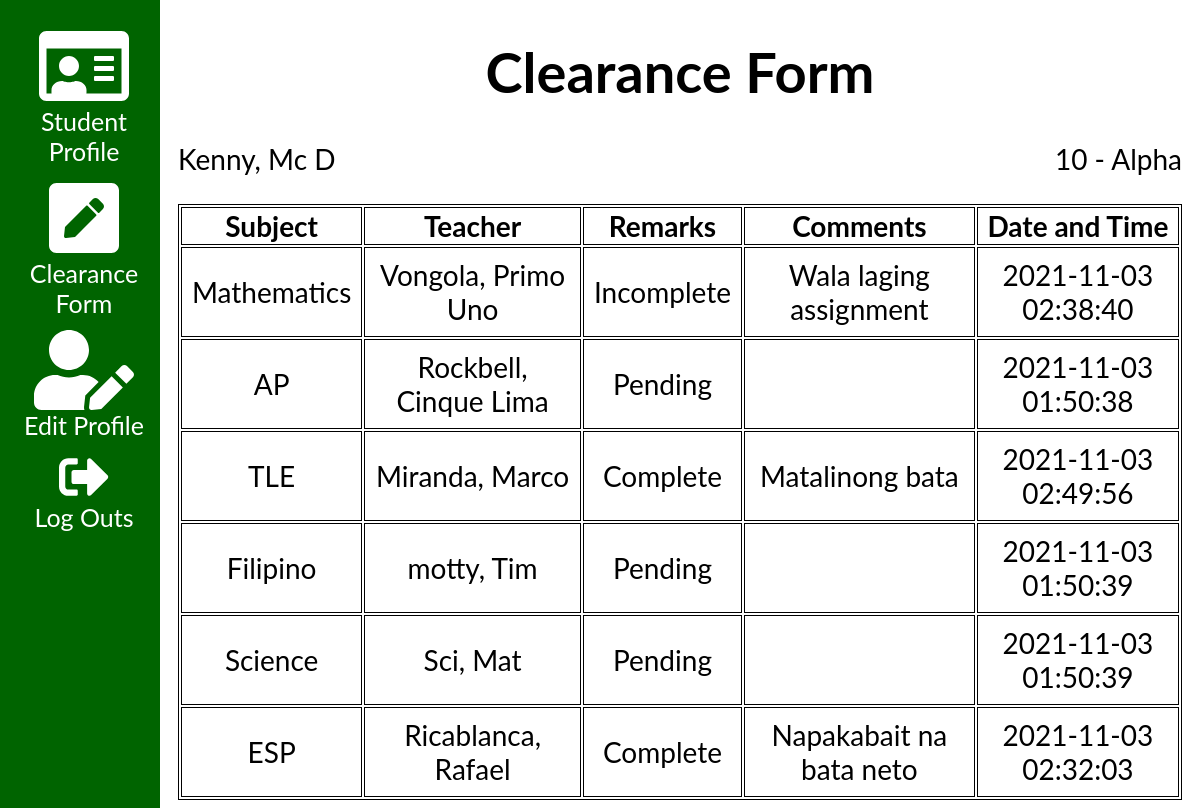
/studentclearance.php (signed in), run on the app's committed database.
### tables this page shows
CREATE TABLE `student` (
  `student_id` int(11) NOT NULL,
  `first_name` varchar(50) NOT NULL,
  `middle_name` varchar(50) DEFAULT NULL,
  `last_name` varchar(50) NOT NULL,
  `grade` int(2) NOT NULL,
  `section_id` int(11) NOT NULL,
  `lrn` bigint(15) NOT NULL,
  `gender` enum('Male','Female') NOT NULL,
  `contact_number` bigint(15) NOT NULL,
  `birthday` date NOT NULL,
  `address` varchar(50) NOT NULL,
  `username` varchar(50) NOT NULL,
  `password` varchar(50) NOT NULL,
  `status` enum('Pending','Verified') NOT NULL
);

CREATE TABLE `section` (
  `section_id` int(11) NOT NULL,
  `section_name` varchar(50) NOT NULL
);

### studentclearance.php (the view, shortened to what this page needs)
<?php
$conn = connect();
$current_id = $_SESSION['student_id'];
$profilesql = "SELECT * FROM student a
JOIN section b ON b.section_id = a.section_id
WHERE a.student_id = $current_id";
    $profilequery = mysqli_query($conn, $profilesql);
$row1 = mysqli_fetch_assoc($profilequery);
?>
<!DOCTYPE html>
<html>
<head>
<link rel="stylesheet" href="resources/css/main.css">
</head>
<body>
<?php include "resources/plugins/studentsidenav.php" ?>
    <div class="main">
       <center><h1>Clearance Form</h1></center>
        <p><?php
         if($row1['middle_name'] != null){
            echo $row1['last_name'] . ', ' . $row1['first_name'] . ' ' . $row1['middle_name'][0]?> <span class="text-right"> 10 - <?php echo $row1['section_name'] ?></span></p>
        <?php }
         else{
            echo $row1['last_name'] . ', ' . $row1['first_name']?> <span class="text-right"> 10 - <?php echo $row1['section_name'] ?></span></p>
        <?php }
         ?>
        <?php
        $sql = "SELECT a.first_name, a.middle_name, a.last_name, c.remarks, c.comment, c.date_time_created, c.date_time_updated, e.subject_name
        FROM teacher a
        JOIN lesson_plan b ON a.teacher_id = b.teacher_id
        JOIN clearance c ON b.lesson_plan_id = c.lesson_plan_id
        JOIN student d ON c.student_id = d.student_id
        JOIN subject e ON b.subject_id = e.subject_id
        JOIN section f ON d.section_id = f.section_id
        WHERE d.student_id = '$current_id'
        ";
        $result = $conn->query($sql);
        if ($result->num_rows > 0) {
            echo
            "
            <table class='table-clearance'>
            <tr>
            <th>Subject</th>
            <th>Teacher</th>
            <th>Remarks</th>
            <th>Comments</th>
            <th>Date and Time</th>
            </tr>";
            while($row = $result->fetch_assoc()) {?>
                <td><?php echo $row["subject_name"]; ?></td>
                <td><?php if($row['middle_name'] != null){ echo $row['last_name'] . ', ' .$row['first_name'] . ' '. $row['middle_name'];}else{ echo $row['last_name'] . ', ' .$row['first_name'];} ?></td>
                <td><?php echo $row["remarks"]; ?></td>
                <td><?php echo $row["comment"]; ?></td>
                <td><?php if ($row['date_time_updated'] == '0000-00-00 00:00:00'){ echo $row["date_time_created"]; }else { echo $row["date_time_updated"]; } ?></td>
              </tr><?php
            }
            echo "</table>";
        } else {
            echo "0 results";
        }?>
    </div>
</body>
</html>

### resources/css/main.css (style rules this page uses)
body { font-family: "Lato", sans-serif; }
.main { margin-left: 160px; font-size: 28px; padding: 0px 10px; }
table, th, td { border: 1px solid black; }
table { margin-top:150px; }
td { padding: 10px; text-align: center }
.table-profile, .table-list, .table-clearance { margin-left: auto; margin-right: auto; }
.table-clearance, .table-list { margin-top: auto; }
.text-right { text-align: right; float:right; }

### data on the page
student: last_name "Kenny", first_name "Mc", middle_name "D", section.section_name "Alpha"

### other printed values
$row["subject_name"] "Mathematics"
$row['last_name'] "Vongola"
$row['first_name'] "Primo"
$row['middle_name'] "Uno"
$row["remarks"] "Incomplete"
$row["comment"] "Wala laging assignment"
$row["date_time_updated"] "2021-11-03 02:38:40"
$row["subject_name"] "AP"
$row['last_name'] "Rockbell"
$row['first_name'] "Cinque"
$row['middle_name'] "Lima"
$row["remarks"] "Pending"
$row["date_time_created"] "2021-11-03 01:50:38"
$row["subject_name"] "TLE"
$row['last_name'] "Miranda"
